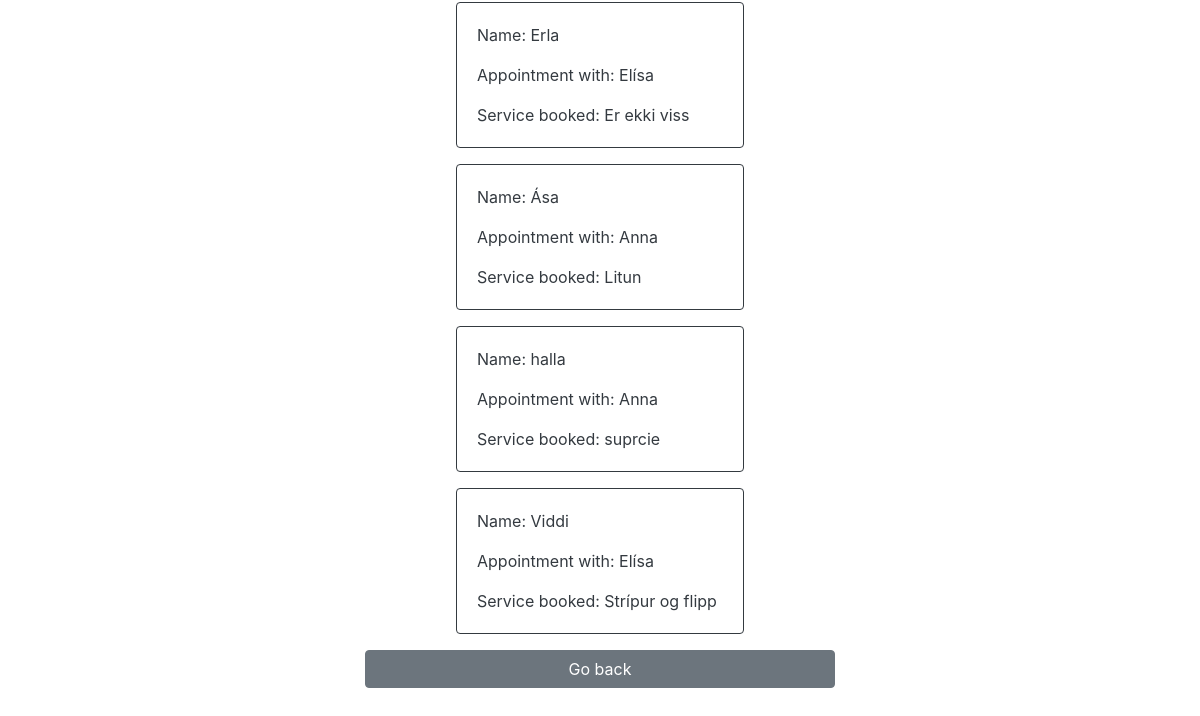
Before: /allBookings (lower part) with the older database file.
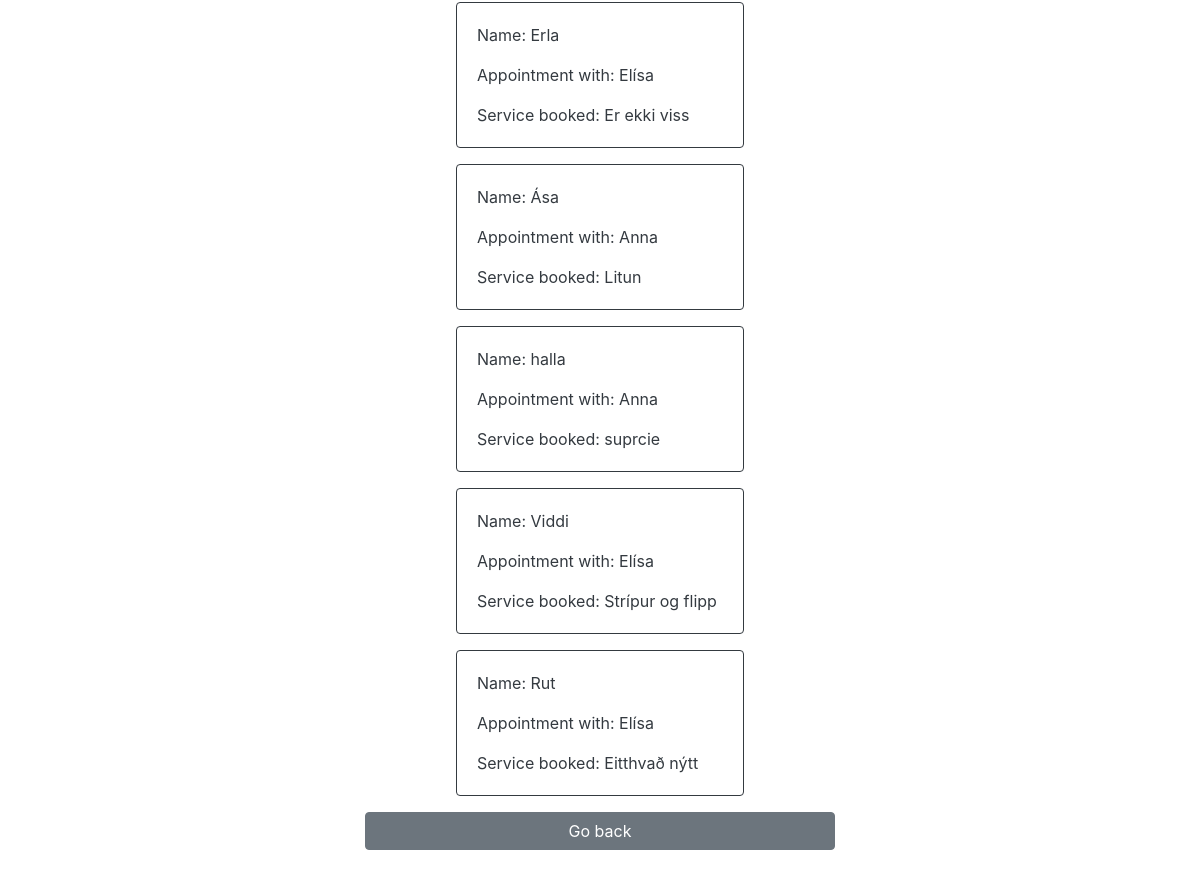
After: the same page with the newer database file.
### app.py (models this page shows, shortened)
class Booking(db.Model):
    id = db.Column(db.Integer, primary_key=True)
    customer = db.Column(db.String(200), unique=True)
    staff = db.Column(db.String(200))
    comments = db.Column(db.Text())

### app.py (the view)
@app.route("/allBookings", methods=["GET", "POST"])
def allBookings():
    bookings = Booking.query.all()
    return render_template("allBookings.html", bookings=bookings)

### templates/allBookings.html (shortened to what this page needs)
<!DOCTYPE html>
<html lang="en">
  <head>
    <link
      rel="stylesheet"
      href="https://stackpath.bootstrapcdn.com/bootstrap/4.5.2/css/bootstrap.min.css"
    />
  </head>
  <body>
    <div class="container" style="margin-top: 5rem; max-width: 500px">
      {% for booking in bookings %}
      <div
        class="card border-dark mb-3"
        style="max-width: 18rem; margin: 0 auto"
      >
        <div class="card-body text-dark">
          <p class="card-text">Name: {{ booking.customer }}</p>
          <p class="card-text">Appointment with: {{ booking.staff }}</p>
          <p class="card-text">Service booked: {{ booking.comments }}</p>
        </div>
      </div>
      {% endfor %}
      <a
        href="/"
        class="btn btn-secondary"
        style="width: 100%; margin-bottom: 5rem"
      >
        Go back
      </a>
    </div>
  </body>
</html>

Changed rows visible on the page:
added Booking: customer "Rut", staff "Elísa", comments "Eitthvað nýtt"
